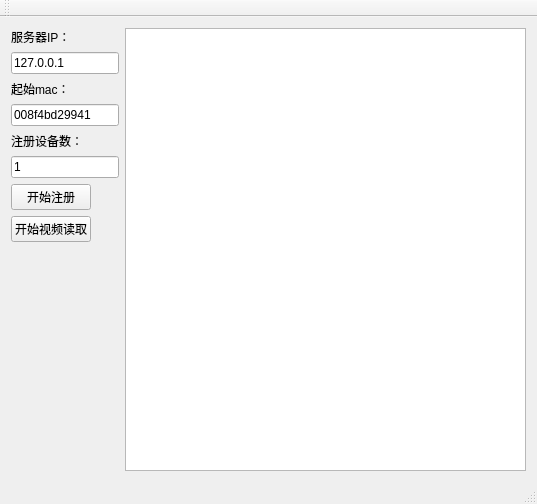
<?xml version="1.0" encoding="UTF-8"?>
<ui version="4.0">
 <class>MainWindow</class>
 <widget class="QMainWindow" name="MainWindow">
  <property name="geometry">
   <rect>
    <x>0</x>
    <y>0</y>
    <width>537</width>
    <height>504</height>
   </rect>
  </property>
  <property name="windowTitle">
   <string>TeminalTest</string>
  </property>
  <widget class="QWidget" name="centralWidget">
   <layout class="QHBoxLayout" name="horizontalLayout">
    <item>
     <layout class="QFormLayout" name="formLayout">
      <property name="fieldGrowthPolicy">
       <enum>QFormLayout::ExpandingFieldsGrow</enum>
      </property>
      <property name="rowWrapPolicy">
       <enum>QFormLayout::WrapAllRows</enum>
      </property>
      <item row="1" column="0">
       <widget class="QLabel" name="iPLabel">
        <property name="sizePolicy">
         <sizepolicy hsizetype="Maximum" vsizetype="Preferred">
          <horstretch>0</horstretch>
          <verstretch>0</verstretch>
         </sizepolicy>
        </property>
        <property name="text">
         <string>服务器IP：</string>
        </property>
       </widget>
      </item>
      <item row="1" column="1">
       <widget class="QLineEdit" name="editServerIP">
        <property name="sizePolicy">
         <sizepolicy hsizetype="Maximum" vsizetype="Fixed">
          <horstretch>0</horstretch>
          <verstretch>0</verstretch>
         </sizepolicy>
        </property>
        <property name="text">
         <string>127.0.0.1</string>
        </property>
       </widget>
      </item>
      <item row="2" column="1">
       <widget class="QLineEdit" name="editMac">
        <property name="sizePolicy">
         <sizepolicy hsizetype="Maximum" vsizetype="Minimum">
          <horstretch>0</horstretch>
          <verstretch>0</verstretch>
         </sizepolicy>
        </property>
        <property name="minimumSize">
         <size>
          <width>1</width>
          <height>0</height>
         </size>
        </property>
        <property name="text">
         <string>008f4bd29941</string>
        </property>
       </widget>
      </item>
      <item row="2" column="0">
       <widget class="QLabel" name="label">
        <property name="sizePolicy">
         <sizepolicy hsizetype="Maximum" vsizetype="Minimum">
          <horstretch>0</horstretch>
          <verstretch>0</verstretch>
         </sizepolicy>
        </property>
        <property name="minimumSize">
         <size>
          <width>1</width>
          <height>0</height>
         </size>
        </property>
        <property name="text">
         <string>起始mac：</string>
        </property>
       </widget>
      </item>
      <item row="3" column="1">
       <widget class="QLineEdit" name="editDevNum">
        <property name="sizePolicy">
         <sizepolicy hsizetype="Maximum" vsizetype="Minimum">
          <horstretch>0</horstretch>
          <verstretch>0</verstretch>
         </sizepolicy>
        </property>
        <property name="minimumSize">
         <size>
          <width>1</width>
          <height>0</height>
         </size>
        </property>
        <property name="text">
         <string>1</string>
        </property>
        <property name="frame">
         <bool>true</bool>
        </property>
       </widget>
      </item>
      <item row="3" column="0">
       <widget class="QLabel" name="label_2">
        <property name="sizePolicy">
         <sizepolicy hsizetype="Maximum" vsizetype="Minimum">
          <horstretch>0</horstretch>
          <verstretch>0</verstretch>
         </sizepolicy>
        </property>
        <property name="minimumSize">
         <size>
          <width>1</width>
          <height>0</height>
         </size>
        </property>
        <property name="text">
         <string>注册设备数：</string>
        </property>
       </widget>
      </item>
      <item row="4" column="1">
       <widget class="QPushButton" name="btnLogin">
        <property name="sizePolicy">
         <sizepolicy hsizetype="Maximum" vsizetype="Minimum">
          <horstretch>0</horstretch>
          <verstretch>0</verstretch>
         </sizepolicy>
        </property>
        <property name="minimumSize">
         <size>
          <width>1</width>
          <height>0</height>
         </size>
        </property>
        <property name="text">
         <string>开始注册</string>
        </property>
       </widget>
      </item>
      <item row="5" column="1">
       <widget class="QPushButton" name="btnVideo">
        <property name="sizePolicy">
         <sizepolicy hsizetype="Maximum" vsizetype="Minimum">
          <horstretch>0</horstretch>
          <verstretch>0</verstretch>
         </sizepolicy>
        </property>
        <property name="minimumSize">
         <size>
          <width>1</width>
          <height>0</height>
         </size>
        </property>
        <property name="text">
         <string>开始视频读取</string>
        </property>
       </widget>
      </item>
     </layout>
    </item>
    <item>
     <layout class="QVBoxLayout" name="verticalLayout">
      <item>
       <widget class="KeErrorText" name="textEdit">
        <property name="sizePolicy">
         <sizepolicy hsizetype="Expanding" vsizetype="Expanding">
          <horstretch>0</horstretch>
          <verstretch>0</verstretch>
         </sizepolicy>
        </property>
        <property name="minimumSize">
         <size>
          <width>0</width>
          <height>0</height>
         </size>
        </property>
        <property name="baseSize">
         <size>
          <width>0</width>
          <height>0</height>
         </size>
        </property>
        <property name="readOnly">
         <bool>true</bool>
        </property>
       </widget>
      </item>
     </layout>
    </item>
   </layout>
  </widget>
  <widget class="QMenuBar" name="menuBar">
   <property name="geometry">
    <rect>
     <x>0</x>
     <y>0</y>
     <width>537</width>
     <height>23</height>
    </rect>
   </property>
  </widget>
  <widget class="QToolBar" name="mainToolBar">
   <attribute name="toolBarArea">
    <enum>TopToolBarArea</enum>
   </attribute>
   <attribute name="toolBarBreak">
    <bool>false</bool>
   </attribute>
  </widget>
  <widget class="QStatusBar" name="statusBar"/>
 </widget>
 <layoutdefault spacing="6" margin="11"/>
 <customwidgets>
  <customwidget>
   <class>KeErrorText</class>
   <extends>QTextEdit</extends>
   <header>KeErrorText.h</header>
  </customwidget>
 </customwidgets>
 <resources/>
 <connections/>
</ui>
